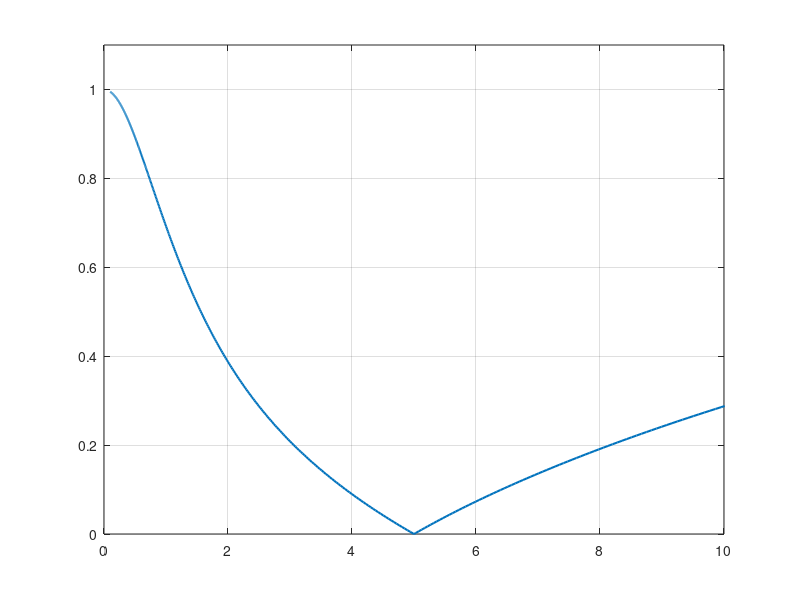

Write the MATLAB code that produced this figure. (Note: this script raises an error after producing the figure.)
width = 800;
height = 600;
resolution = 300;
a = 1;
t1 = 0;
t2 = 2*pi;
N = 500;
b = 0;
c = 0.5;
d = 10;
dt = 0.1;
Fs = 1/dt;
T = N*dt; 
t = (-T/2 : dt : T/2-dt)';

f_Hz = (0:N-1)' * Fs/N; 
omega = 2*pi * f_Hz;

%T_arr = [0.1, 0.5, 1.25, 2.0];
a1 = 0;
a2 = 25;
b1 = 25;
b2 = 25;
%a_arr = [1.0, 2.0, 7.5, 10.0];


xi = -1 + 2 * rand(N, 1);
g = zeros(size(t));
g((t >= t1 & t <= t2)) = a;
y = g + b*xi + c * sin(d * t);

w = tf([1, a1, a2], [1, b1, b2]);
    
figure;
[amp, ~, wout] = bode(w);
amp = squeeze(amp);
plot(wout, amp, 'LineWidth', 1.5);
grid on;
ylim([0 1.1]);
xlim([0 10]);
xlabel("w", FontSize=24);
ylabel("W(iw)",FontSize=24);
title("АЧХ динамического фильтра при b1 = " + b1, FontSize=24);
legend("АЧХ динамического фильтра b1 = " + b1, 'Location', 'northeast', fontsize=18);
set(gcf, 'Units', 'pixels', 'Position', [100, 100, 1200, 800]);
exportgraphics(gcf, "filter_ach_b1_" + b1 + ".png", 'Resolution', 300);
    
w_d = c2d(w, dt, 'foh');
[H_d, ~] = freqz(w_d.Num{1}, w_d.Den{1}, N, 'whole');
    
Y = fft(y);
H_d = H_d(:);  % Явно делаем столбцом
Y = Y(:);
y_fil_rev = real(ifft(Y .* H_d));
    
y_fil = lsim(w, y, t);
    
y_fur = fftshift(fft(y));
g_fur = fftshift(fft(g));
fil_fur = fftshift(fft(y_fil));
Y_fur_plot = fftshift(Y .* H_d);

figure;
plot(t, g, 'LineWidth', 3.5, color="blue");
hold on;
plot(t, y, 'LineWidth', 0.5, color="red");
hold on;
plot(t, y_fil, 'LineWidth', 3.5, color="green");
hold off;
grid on;
ylim([-0.5 1.5]);
xlim([-T/2 T/2]);
xlabel("t", FontSize=24);
ylabel("y(t)",FontSize=24);
title("Фильтрация сигнала при b1 = " + b1, FontSize=24);
legend("Оригинал", "Зашумлённая функция", "Фильтрованная функция",  'Location', 'northeast', fontsize=14);
set(gcf, 'Units', 'pixels', 'Position', [100, 100, 1200, 800]);
exportgraphics(gcf, "filter_b1_" + b1 + ".png", 'Resolution', 300);

figure;
plot(t, y_fil, 'LineWidth', 3.5, color="green");
hold on;
plot(t, y_fil_rev, 'LineWidth', 1.0, color="red");
hold off;
grid on;
xlabel("t", FontSize=24);
ylabel("y(t)",FontSize=24);
title("Сравнение сигналов при b1 = " + b1, FontSize=24);
legend("lsim (временной)", "ifft (частотный)",  'Location', 'northeast', fontsize=14);
set(gcf, 'Units', 'pixels', 'Position', [100, 100, 1200, 800]);
exportgraphics(gcf, "filter_transf_b1_" + b1 + ".png", 'Resolution', 300);

figure;
plot(omega, abs(y_fur), 'LineWidth', 1.0, color="blue");
hold on;
plot(omega, abs(g_fur), 'LineWidth', 0.5, color="red");
hold on;
plot(omega, abs(fil_fur), 'LineWidth', 1.0, color="green");
hold off;
grid on;
ylim([-1.5 50.5]);
xlim([0 63]);
xlabel("w", FontSize=24);
ylabel("y(w)",FontSize=24);
title("Сравнение фурье-образов при b1 = " + b1, FontSize=24);
legend("Образ зашумлённой функции", "Образ исходной функции", "Образ фильтрованной функции",  'Location', 'northeast', fontsize=14);
set(gcf, 'Units', 'pixels', 'Position', [100, 100, 1200, 800]);
exportgraphics(gcf, "fur_imgs_g_b1_" + b1 + ".png", 'Resolution', 300);

figure;
plot(omega, abs(fil_fur), 'LineWidth', 3.5, color="green");
hold on;
plot(omega, abs(Y_fur_plot), 'LineWidth', 1.0, color="red");
hold off;

grid on;
ylim([-1.5 50.5]);
xlim([0 63]);
xlabel("w", FontSize=24);
ylabel("y(w)",FontSize=24);
title("Сравнение фурье-образов при b1 = " + b1, FontSize=24);
legend("Умножение на передаточную функцию", "Образ фильтрованной функции",  'Location', 'northeast', fontsize=14);
set(gcf, 'Units', 'pixels', 'Position', [100, 100, 1200, 800]);
exportgraphics(gcf, "fur_imgs_w_b1_" + b1 + ".png", 'Resolution', 300);
